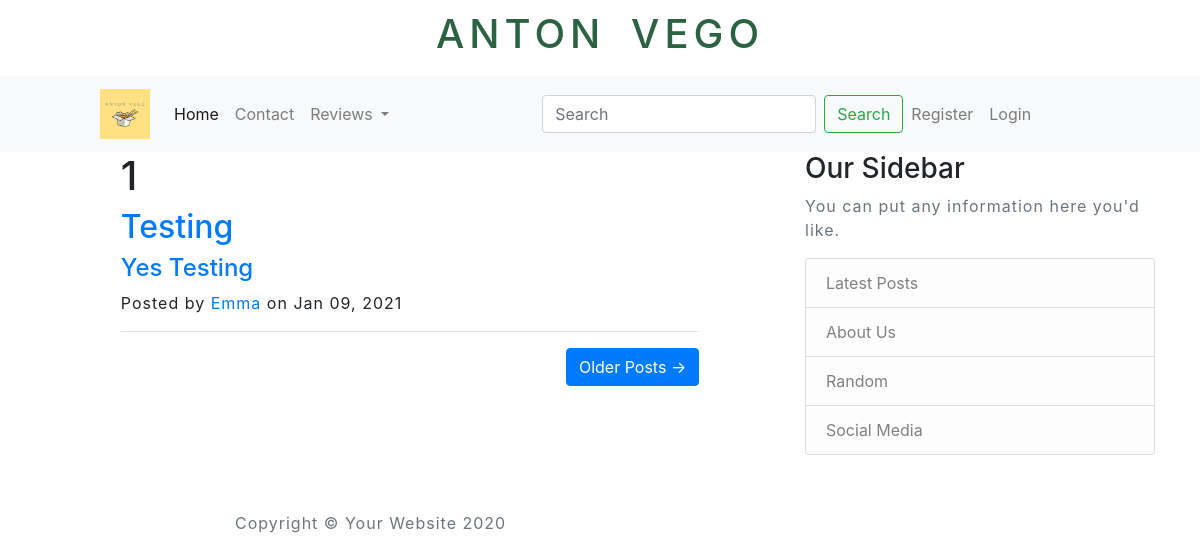
Page /home on the earlier database version.
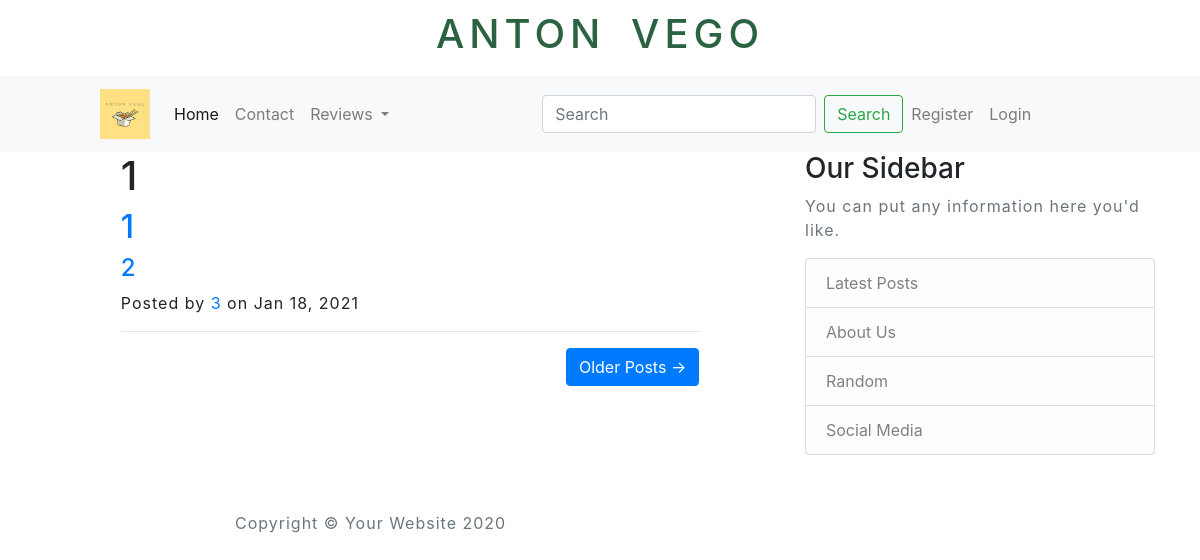
Same page on the later database version.
### blog/models.py (models this page shows)
class Blogpost(db.Model):
    id = db.Column(db.Integer, primary_key=True)
    title = db.Column(db.String(50))
    subtitle = db.Column(db.String(100))
    author = db.Column(db.String(25))
    date_posted = db.Column(db.DateTime)
    content = db.Column(db.Text)
    slug = db.Column(db.String(255))

### blog/routes.py (the view)
@app.route("/")
@app.route("/home")
def index():
    posts = Blogpost.query.order_by(Blogpost.date_posted.desc()).all()
    return render_template("index.html" , posts=posts)

### blog/templates/index.html
{% extends "layout.html" %}
{% block content %}
    <div class="container">
        <div class="row">
            <div class="col-log-8 col-md-10 mx-auto">
                {% for post in posts %}
                <div class="post-preview">
                    <h1>{{ loop.index }}</h1>
                    <a href={{ "/post/" + post.slug }}>
                        <h2 class="post-title">
                            {{ post.title }}
                        </h2>
                        <h4 class="post-subtitle">
                            {{ post.subtitle }}
                        </h4>
                    </a>
                    <p class="post-meta">
                        Posted by
                        <a href="#">{{ post.author }}</a>
                        on {{ post.date_posted.strftime('%b %d, %Y') }}
                    </p>
                </div>
                <hr>
                {% endfor %}
                <div class="clearfix">
                    <a class="btn btn-primary float-right" href="#">Older Posts &rarr;</a>
                </div>
            </div>
        </div>
    </div>
{% endblock content %}

Differences in the rows shown:
removed Blogpost: title "Testing", subtitle "Yes Testing", author "Emma", date_posted "Jan 09, 2021"
added Blogpost: title "1", subtitle "2", author "3", date_posted "Jan 18, 2021"
